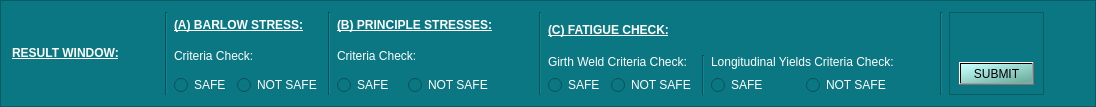
     <widget class="QFrame" name="ResultFrame">
      <property name="styleSheet">
       <string notr="true">background-color: rgb(11, 119, 130);
color: rgb(255, 255, 255);</string>
      </property>
      <property name="frameShape">
       <enum>QFrame::StyledPanel</enum>
      </property>
      <property name="frameShadow">
       <enum>QFrame::Raised</enum>
      </property>
      <layout class="QGridLayout" name="gridLayout_19">
       <item row="1" column="2">
        <widget class="Line" name="line_17">
         <property name="orientation">
          <enum>Qt::Vertical</enum>
         </property>
        </widget>
       </item>
       <item row="1" column="6">
        <widget class="QFrame" name="frame_4">
         <property name="frameShape">
          <enum>QFrame::StyledPanel</enum>
         </property>
         <property name="frameShadow">
          <enum>QFrame::Raised</enum>
         </property>
         <layout class="QGridLayout" name="gridLayout_15">
          <item row="1" column="0" colspan="2">
           <widget class="QPushButton" name="pushButton">
            <property name="styleSheet">
             <string notr="true">background-color: qlineargradient(spread:pad, x1:0.869, y1:0.943318, x2:0.0285909, y2:0.0515913, stop:0 rgba(247, 255, 204, 107), stop:1 rgba(199, 255, 254, 255));
font: 75 8pt &quot;Cambria&quot;;
color: rgb(0, 0, 0);</string>
            </property>
            <property name="text">
             <string>SUBMIT</string>
            </property>
           </widget>
          </item>
          <item row="0" column="0">
           <spacer name="verticalSpacer_2">
            <property name="orientation">
             <enum>Qt::Vertical</enum>
            </property>
            <property name="sizeHint" stdset="0">
             <size>
              <width>20</width>
              <height>40</height>
             </size>
            </property>
           </spacer>
          </item>
         </layout>
        </widget>
       </item>
       <item row="1" column="7">
        <spacer name="horizontalSpacer">
         <property name="orientation">
          <enum>Qt::Horizontal</enum>
         </property>
         <property name="sizeHint" stdset="0">
          <size>
           <width>40</width>
           <height>20</height>
          </size>
         </property>
        </spacer>
       </item>
       <item row="1" column="4">
        <spacer name="horizontalSpacer_15">
         <property name="orientation">
          <enum>Qt::Horizontal</enum>
         </property>
         <property name="sizeHint" stdset="0">
          <size>
           <width>40</width>
           <height>20</height>
          </size>
         </property>
        </spacer>
       </item>
       <item row="1" column="5">
        <widget class="Line" name="line_16">
         <property name="orientation">
          <enum>Qt::Vertical</enum>
         </property>
        </widget>
       </item>
       <item row="1" column="0">
        <layout class="QHBoxLayout" name="horizontalLayout">
         <item>
          <layout class="QHBoxLayout" name="horizontalLayout_22">
           <item>
            <widget class="QLabel" name="ResulWindow">
             <property name="styleSheet">
              <string notr="true">font: 75 10pt &quot;Cambria&quot;;</string>
             </property>
             <property name="text">
              <string>&lt;html&gt;&lt;head/&gt;&lt;body&gt;&lt;p&gt;&lt;span style=&quot; font-weight:600; text-decoration: underline; color:#ffffff;&quot;&gt;RESULT WINDOW:&lt;/span&gt;&lt;/p&gt;&lt;/body&gt;&lt;/html&gt;</string>
             </property>
            </widget>
           </item>
          </layout>
         </item>
         <item>
          <spacer name="horizontalSpacer_2">
           <property name="orientation">
            <enum>Qt::Horizontal</enum>
           </property>
           <property name="sizeHint" stdset="0">
            <size>
             <width>40</width>
             <height>20</height>
            </size>
           </property>
          </spacer>
         </item>
         <item>
          <widget class="Line" name="line_15">
           <property name="orientation">
            <enum>Qt::Vertical</enum>
           </property>
          </widget>
         </item>
         <item>
          <layout class="QVBoxLayout" name="verticalLayout_26">
           <item>
            <widget class="QLabel" name="BarlowStress_Result">
             <property name="text">
              <string>&lt;html&gt;&lt;head/&gt;&lt;body&gt;&lt;p&gt;&lt;span style=&quot; font-weight:600; text-decoration: underline;&quot;&gt;(A) BARLOW STRESS:&lt;/span&gt;&lt;/p&gt;&lt;/body&gt;&lt;/html&gt;</string>
             </property>
            </widget>
           </item>
           <item>
            <widget class="QLabel" name="EarthLoadExcavationFactor_5">
             <property name="styleSheet">
              <string notr="true">font: 8pt &quot;Cambria&quot;;</string>
             </property>
             <property name="text">
              <string>&lt;html&gt;&lt;head/&gt;&lt;body&gt;&lt;p&gt;&lt;span style=&quot; color:#ffffff;&quot;&gt;Criteria Check:&lt;/span&gt;&lt;/p&gt;&lt;/body&gt;&lt;/html&gt;</string>
             </property>
            </widget>
           </item>
           <item>
            <layout class="QHBoxLayout" name="horizontalLayout_20">
             <item>
              <widget class="QRadioButton" name="radioButton_7">
               <property name="text">
                <string>SAFE</string>
               </property>
              </widget>
             </item>
             <item>
              <widget class="QRadioButton" name="radioButton_8">
               <property name="text">
                <string>NOT SAFE</string>
               </property>
              </widget>
             </item>
            </layout>
           </item>
          </layout>
         </item>
         <item>
          <widget class="Line" name="line_14">
           <property name="orientation">
            <enum>Qt::Vertical</enum>
           </property>
          </widget>
         </item>
         <item>
          <layout class="QVBoxLayout" name="verticalLayout_25">
           <item>
            <widget class="QLabel" name="PrincipleStress_Result">
             <property name="text">
              <string>&lt;html&gt;&lt;head/&gt;&lt;body&gt;&lt;p&gt;&lt;span style=&quot; font-weight:600; text-decoration: underline;&quot;&gt;(B) PRINCIPLE STRESSES:&lt;/span&gt;&lt;/p&gt;&lt;/body&gt;&lt;/html&gt;</string>
             </property>
            </widget>
           </item>
           <item>
            <widget class="QLabel" name="EarthLoadExcavationFactor_4">
             <property name="styleSheet">
              <string notr="true">font: 8pt &quot;Cambria&quot;;</string>
             </property>
             <property name="text">
              <string>&lt;html&gt;&lt;head/&gt;&lt;body&gt;&lt;p&gt;&lt;span style=&quot; color:#ffffff;&quot;&gt;Criteria Check:&lt;/span&gt;&lt;/p&gt;&lt;/body&gt;&lt;/html&gt;</string>
             </property>
            </widget>
           </item>
           <item>
            <layout class="QHBoxLayout" name="horizontalLayout_19">
             <item>
              <widget class="QRadioButton" name="radioButton_5">
               <property name="text">
                <string>SAFE</string>
               </property>
              </widget>
             </item>
             <item>
              <widget class="QRadioButton" name="radioButton_6">
               <property name="text">
                <string>NOT SAFE</string>
               </property>
              </widget>
             </item>
            </layout>
           </item>
          </layout>
         </item>
        </layout>
       </item>
       <item row="1" column="3">
        <layout class="QVBoxLayout" name="verticalLayout_27">
         <item>
          <widget class="QLabel" name="Fatigue_Check_Result">
           <property name="text">
            <string>&lt;html&gt;&lt;head/&gt;&lt;body&gt;&lt;p&gt;&lt;span style=&quot; font-weight:600; text-decoration: underline;&quot;&gt;(C) FATIGUE CHECK:&lt;/span&gt;&lt;/p&gt;&lt;/body&gt;&lt;/html&gt;</string>
           </property>
          </widget>
         </item>
         <item>
          <layout class="QHBoxLayout" name="horizontalLayout_21">
           <item>
            <layout class="QVBoxLayout" name="verticalLayout_23">
             <item>
              <widget class="QLabel" name="EarthLoadExcavationFactor_2">
               <property name="styleSheet">
                <string notr="true">font: 8pt &quot;Cambria&quot;;</string>
               </property>
               <property name="text">
                <string>&lt;html&gt;&lt;head/&gt;&lt;body&gt;&lt;p&gt;&lt;span style=&quot; color:#ffffff;&quot;&gt;Girth Weld Criteria Check:&lt;/span&gt;&lt;/p&gt;&lt;/body&gt;&lt;/html&gt;</string>
               </property>
              </widget>
             </item>
             <item>
              <layout class="QVBoxLayout" name="verticalLayout_21">
               <item>
                <layout class="QHBoxLayout" name="horizontalLayout_18">
                 <item>
                  <widget class="QRadioButton" name="radioButton">
                   <property name="styleSheet">
                    <string notr="true">color: rgb(255, 255, 255);</string>
                   </property>
                   <property name="text">
                    <string>SAFE</string>
                   </property>
                  </widget>
                 </item>
                 <item>
                  <widget class="QRadioButton" name="radioButton_2">
                   <property name="styleSheet">
                    <string notr="true">color: rgb(255, 255, 255);</string>
                   </property>
                   <property name="text">
                    <string>NOT SAFE</string>
                   </property>
                  </widget>
                 </item>
                </layout>
               </item>
              </layout>
             </item>
            </layout>
           </item>
           <item>
            <widget class="Line" name="line_18">
             <property name="orientation">
              <enum>Qt::Vertical</enum>
             </property>
            </widget>
           </item>
           <item>
            <layout class="QVBoxLayout" name="verticalLayout_24">
             <item>
              <widget class="QLabel" name="EarthLoadExcavationFactor_3">
               <property name="styleSheet">
                <string notr="true">font: 8pt &quot;Cambria&quot;;</string>
               </property>
               <property name="text">
                <string>&lt;html&gt;&lt;head/&gt;&lt;body&gt;&lt;p&gt;&lt;span style=&quot; color:#ffffff;&quot;&gt;Longitudinal Yields Criteria Check:&lt;/span&gt;&lt;/p&gt;&lt;/body&gt;&lt;/html&gt;</string>
               </property>
              </widget>
             </item>
             <item>
              <layout class="QVBoxLayout" name="verticalLayout_22">
               <item>
                <layout class="QHBoxLayout" name="horizontalLayout_23">
                 <item>
                  <widget class="QRadioButton" name="radioButton_3">
                   <property name="styleSheet">
                    <string notr="true">color: rgb(255, 255, 255);</string>
                   </property>
                   <property name="text">
                    <string>SAFE</string>
                   </property>
                  </widget>
                 </item>
                 <item>
                  <widget class="QRadioButton" name="radioButton_4">
                   <property name="styleSheet">
                    <string notr="true">color: rgb(255, 255, 255);</string>
                   </property>
                   <property name="text">
                    <string>NOT SAFE</string>
                   </property>
                  </widget>
                 </item>
                </layout>
               </item>
              </layout>
             </item>
            </layout>
           </item>
          </layout>
         </item>
        </layout>
       </item>
       <item row="1" column="1">
        <spacer name="horizontalSpacer_27">
         <property name="orientation">
          <enum>Qt::Horizontal</enum>
         </property>
         <property name="sizeHint" stdset="0">
          <size>
           <width>40</width>
           <height>20</height>
          </size>
         </property>
        </spacer>
       </item>
      </layout>
     </widget>
